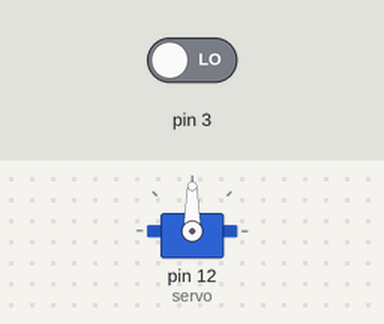
Recording of a sketch running on a simulated Arduino Uno, built with avr-gcc and run on an emulated ATmega328P. On the bench: servo. The inputs (shaded band) are chosen by the test bench; at power-on: pin 3 LOW. What the sketch prints to the serial monitor is not drawn.

Above: at 0.1 s.
Timing chart, 0 to 2.5 s (numbered marks = the images above):
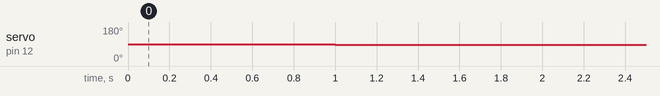

The sketch:

test_but_US.ino
```cpp
#include <Servo.h> //используем библиотеку для работы с сервоприводом
Servo servo;

int USensor (int Trig, int Echo){
  digitalWrite(Trig, HIGH);
  /* Подаем импульс на вход trig дальномера */
  delayMicroseconds(10); // равный 10 микросекундам
  digitalWrite(Trig, LOW); // Отключаем
  return (pulseIn(Echo, HIGH)/58); // Выводим на порт
}

void setup() {
  Serial.begin(9600);
  pinMode(3, INPUT);  // 1350 - 1670
   servo.attach(12); //привязываем привод к порту 2
}
//1310-1680 // 88-
int ch2, ch2_old;
void loop() {
ch2 = pulseIn(3, HIGH); // each channel
      Serial.print("Chanel_2:");
      Serial.println(ch2);
       ch2 = constrain(ch2,1310,1680);
      if ( abs(ch2-ch2_old) > 12){
      ch2_old = ch2;
      ch2 = map(ch2,1310,1680,85,108);
      if (ch2 <=108 && ch2 >= 85){
      servo.write(ch2);}
      }
}
```

Measured:
- by itself, servo on pin 12 (servo): 90° → 85° at 1.0 s
